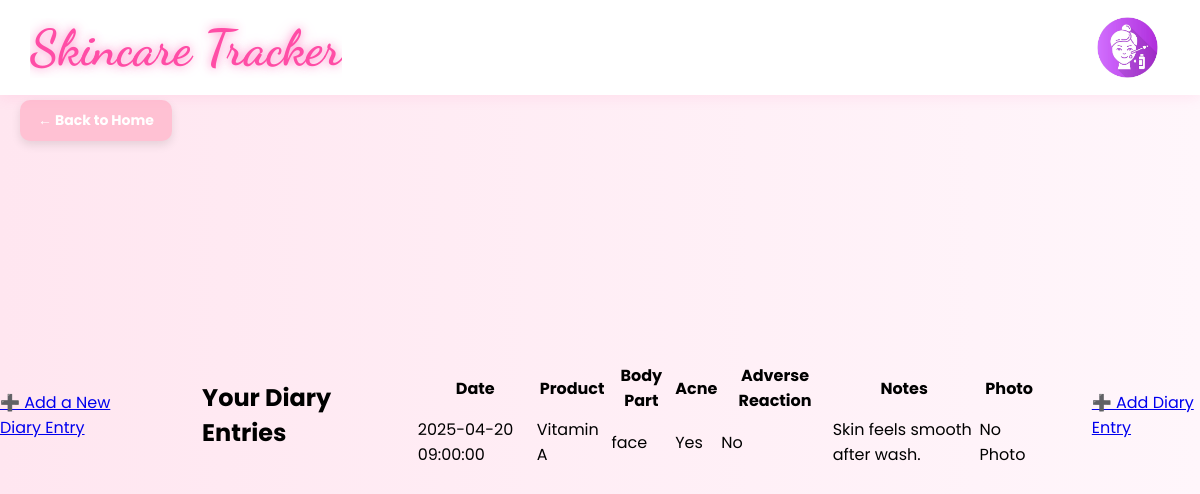
The app's page /diary/ (signed in), older data.
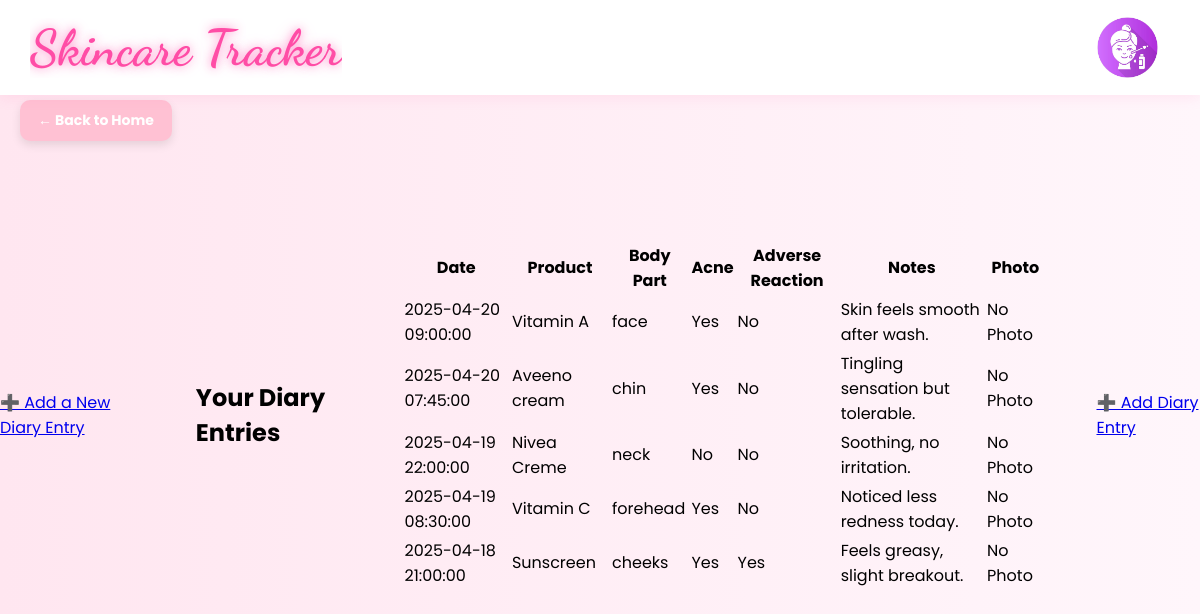
The same page, newer data.
### tables this page shows
CREATE TABLE Diaries (
    diary_id INTEGER PRIMARY KEY AUTOINCREMENT,
    user_id INTEGER NOT NULL,
    date TIMESTAMP,
    product_id INTEGER,
    body_part TEXT,
    acne BOOLEAN,          
    adverse BOOLEAN,        
    diary_note TEXT,
    diary_photo TEXT,
    FOREIGN KEY (user_id) REFERENCES Users(user_id),
    FOREIGN KEY (product_id) REFERENCES Products(product_id)
);

CREATE TABLE Products (
    product_id INTEGER PRIMARY KEY AUTOINCREMENT,
    product_name TEXT UNIQUE NOT NULL,
    type TEXT,
    amazon_link TEXT,
    directions TEXT,
    shelflife INTEGER,
    ingredients TEXT,
    product_pic TEXT
    
);

### routes/diary_routes.py (the view)
@diary_bp.route("/")
def view_diary():
    user_id = session.get("user_id", 1)
    db = __import__("app").app.get_db_connection()
    entries = db.execute(
        """
        SELECT *, P.product_name
        FROM Diaries D LEFT JOIN Products P ON D.product_id = P.product_id
        WHERE D.user_id = ?
        ORDER BY D.date DESC
        """,
        (user_id,),
    ).fetchall()
    db.close()
    return render_template("diary.html", diary_entries=entries)

### app.py (called while the page is built)
def get_db_connection():
    conn = sqlite3.connect(st_db)
    conn.row_factory = sqlite3.Row
    return conn

### templates/diary/diary.html (shortened to what this page needs)
{% extends "base.html" %}
{% block content %}
<a href="/homepage" class="corner-back-btn">← Back to Home</a>
<div>
    <a href="/diary/add" class="btn btn-primary mt-4">➕ Add a New Diary Entry</a>
</div>
<div class="container mt-5">
    <h2 class="mb-4">Your Diary Entries</h2>
    {% if diary_entries %}
    <table class="table table-bordered">
        <thead>
            <tr>
                <th>Date</th>
                <th>Product</th>
                <th>Body Part</th>
                <th>Acne</th>
                <th>Adverse Reaction</th>
                <th>Notes</th>
                <th>Photo</th>
            </tr>
        </thead>
        <tbody>
            {% for entry in diary_entries %}
            <tr>
                <td>{{ entry.date }}</td>
                <td>{{ entry.product_name }}</td>
                <td>{{ entry.body_part }}</td>
                <td>{{ 'Yes' if entry.acne else 'No' }}</td>
                <td>{{ 'Yes' if entry.adverse else 'No' }}</td>
                <td>{{ entry.diary_note }}</td>
                <td>
                    {% if entry.photo %}
                    <img src="{{ url_for('static', filename='uploads/' ~ entry.photo) }}" class="img-fluid"
                        alt="Diary photo" style="max-height: 100px;">
                    {% else %}
                    No Photo
                    {% endif %}
                </td>
            </tr>
            {% endfor %}
        </tbody>
    </table>
    {% else %}
    <p>You haven't added any diary entries yet.</p>
    {% endif %}
    <a href="diary/add" class="btn btn-primary mt-4">➕ Add Diary Entry</a>
</div>
{% endblock %}

### templates/base.html (shortened to what this page needs)
<!DOCTYPE html>
<html lang="en">
<head>
    <link rel="stylesheet" href="{{ url_for('static', filename='css/style.css') }}">
</head>
<body>
<div class="navbar">
    <h2 id="topTitle" onclick="window.location.href = '/';">Skincare Tracker</h2>
    <br>
    {% if session.get('user_id') %}
    <div class="user-dropdown">
        <img src="{{ url_for('static', filename='images/skincare-user-icon.png') }}" alt="User" class="user-icon" onclick="toggleDropdown()">
    </div>
    {% endif %}
</div>
<div class="container">
    {% block content %}{% endblock %}
</div>
</body>
</html>

### static/css/style.css (style rules this page uses)
body { font-family: 'Poppins', sans-serif; background: linear-gradient(to right, #ffe6f0, #fff6fb); margin: 0; padding: 0; }
.navbar { background-color: #ffffff; padding: 15px 30px; box-shadow: 0 4px 12px rgba(255, 105, 180, 0.1); display: flex; align-items: center; justify-content: space-between; position: sticky; top: 0; z-index: 10; }
.navbar { z-index: 10; position: relative; }
.navbar h2 { margin: 0; font-size: 50px; font-family: 'Dancing Script', cursive; font-weight: 700; color: #ff4da6; position: relative; overflow: hidden; animation: sparkleReveal 2s ease-out forwards; }
.navbar h2::after { content: ""; position: absolute; top: 0; left: -100%; width: 100%; height: 100%; background: url("../images/sparkle-overlay.gif") no-repeat center; background-size: cover; animation: sparkleSwipe 2s forwards; pointer-events: none; }
.container { display: flex; justify-content: center; align-items: center; height: 80vh; gap: 50px; position: relative; z-index: 1; }
.user-dropdown { position: relative; display: flex; align-items: center; margin-left: auto; margin-right: 10px; }
.user-icon { width: 65px; height: 65px; object-fit: cover; border-radius: 50%; cursor: pointer; transition: transform 0.2s ease-in-out; }
.corner-back-btn { position: fixed; top: 100px; left: 20px; background-color: #ffc1d3; color: white; font-weight: bold; padding: 10px 18px; border-radius: 10px; text-align: center; text-decoration: none; font-size: 14px; z-index: 999; box-shadow: 0 4px 10px rgba(0, 0, 0, 0.1); transition: background 0.2s ease-in-out; }

Row changes from the older to the newer data that the page shows:
now on this page (row edited): Diaries: date "2025-04-20 07:45:00", product_name "Aveeno cream", body_part "chin", acne "Yes", adverse "No", diary_note "Tingling sensation but tolerable."
now on this page (row edited): Diaries: date "2025-04-19 22:00:00", product_name "Nivea Creme", body_part "neck", acne "No", adverse "No", diary_note "Soothing, no irritation."
now on this page (row edited): Diaries: date "2025-04-19 08:30:00", product_name "Vitamin C", body_part "forehead", acne "Yes", adverse "No", diary_note "Noticed less redness today."
now on this page (row edited): Diaries: date "2025-04-18 21:00:00", product_name "Sunscreen", body_part "cheeks", acne "Yes", adverse "Yes", diary_note "Feels greasy, slight breakout."
